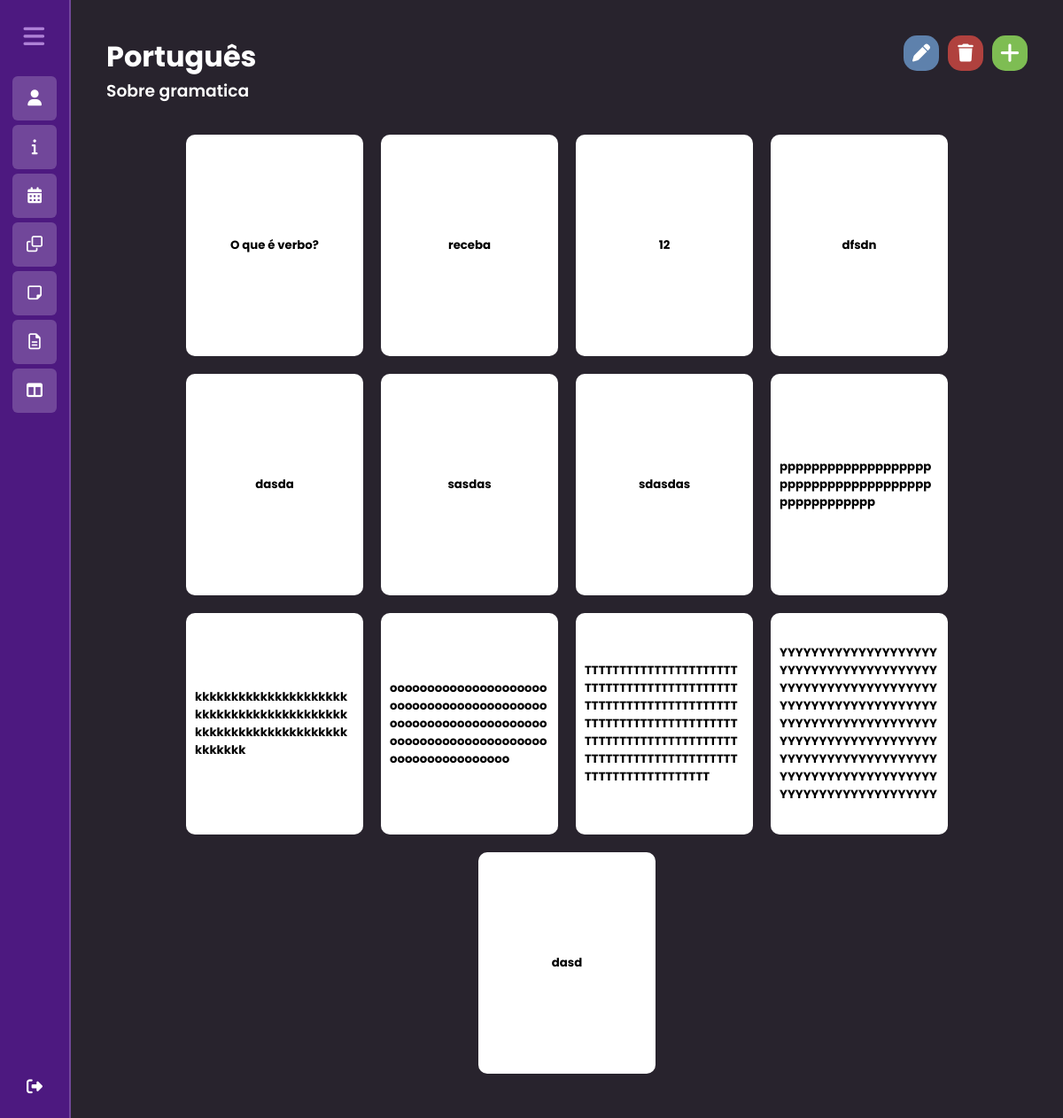
Screenshot of /accounts/flashcards_details/26/ (signed in) with the database file from the repository.
### dashboard/models.py (models this page shows, shortened)
class Deck (models.Model):
    nome = models.CharField(max_length=11)
    descricao = models.TextField(max_length=70)
    usuario = models.ForeignKey(User, on_delete=models.CASCADE)

class Flashcard(models.Model):
    deck = models.ForeignKey(Deck, on_delete=models.CASCADE)
    pergunta = models.TextField(max_length=150)
    resposta = models.TextField(max_length=150)

### dashboard/views.py (the view)
# urls.py: path('accounts/flashcards_details/<int:deck_id>/', views.flashcards_details, name='flashcards_details'),
@login_required
def flashcards_details(request, deck_id):
    deck = get_object_or_404(Deck, id=deck_id)
    flashcards = Flashcard.objects.filter(deck=deck)
    if request.method == 'POST':
        flashcards_form = FlashcardForm(request.POST)
        if flashcards_form.is_valid():
            flashcard = flashcards_form.save(commit=False)
            flashcard.deck = deck
            flashcard.save()
            return redirect('flashcards_details', deck_id=deck_id)
    else:
        flashcards_form = FlashcardForm()  # Formulário vazio para GET
    return render(
        request,
        'flashcards_details.html',
        {
            'deck': deck,
            'flashcards': flashcards,
            'flashcards_form': flashcards_form
        }
    )

### templates/flashcards_details.html (shortened to what this page needs)
{% extends "side_bar.html" %}
{% load static %}
{% block head %}
<link rel="stylesheet" href="{% static 'css/flashcards-details.css' %}">
{% endblock %}
{% block content %}
<div class="container">
    <div class="header">
        <div>
            <h1>{{ deck.nome }}</h1>
            <h3>{{ deck.descricao }}</h3>
        </div>
        <div class="btn-container">
            <div id="btnModalEditDeck" class="btn-edit">
                <i class="fas fa-pen"></i>
            </div>
            <div id="btnModalDeletDeck" class="btn-delet">
                <i class="fas fa-trash"></i>
            </div>
            <div id="btnModalForm" class="btn-newform">
                <i class="fas fa-plus"></i>
            </div>
        </div>
    </div>
    <br>
    <div class="container-flashcards">
        <div class="flashcards">
            {% if not flashcards %}
            <div style="display: flex; flex-direction: column; align-items: center; text-align: center;">
                <img src="{% static 'img/no-data.svg' %}" width="420" height="420" alt="mulher estudando">
                <h1 style="width: 80%; text-wrap: wrap;">Parece que ainda não tem nenhum flashcard nesse baralho</h1>
            </div>
            {% else %}
            {% for flashcard in flashcards %}
            <div class="flashcard">
                <div class="flipper">
                    <div class="front">
                        <h5>{{ flashcard.pergunta }}</h5>
                    </div>
                    <div class="back">
                        <div style="height: 100%; display: flex; align-items: center; justify-content: center;">
                            <h5>{{ flashcard.resposta }}</h5>
                        </div>
                        <div>
                            <div class="btn-edit btn-edit-flashcard" data-id="{{ flashcard.id }}"
                                data-pergunta="{{ flashcard.pergunta }}" data-resposta="{{ flashcard.resposta }}"
                                style="margin: 0px; float: left; width: 30px; height: 30px; border-radius: 5px; font-size: 17px;">
                            </div>
                            <div class="btn-delet btn-delet-flashcard" data-id="{{ flashcard.id }}"
                                style="margin: 0px; float: right; width: 30px; height: 30px; border-radius: 5px; font-size: 17px;">
                            </div>
                        </div>
                    </div>
                </div>
            </div>
            {% endfor %}
            {% endif %}
        </div>
    </div>
</div>
{% endblock %}

### static/css/flashcards-details.css (style rules this page uses)
.container { padding: 20px; color: #fff; width: 100%; border-radius: 5px; align-items: center; }
.header { display: flex; justify-content: space-between; align-items: flex-start; width: 100%; }
.container-flashcards { width: 100%; display: flex; align-items: center; justify-content: center; flex-wrap: wrap; }
.flashcard { margin: 10px; width: 200px; color: #000; height: 250px; perspective: 1000px; }
.flashcards { display: flex; justify-content: center; align-items: center; flex-wrap: wrap; }
.flipper { position: relative; width: 100%; height: 100%; transition: transform 1.5s; transform-style: preserve-3d; }
.front, .back { z-index: 1; padding: 10px; border-radius: 10px; background-color: #fff; position: absolute; display: flex; justify-content: center; align-items: center; word-break: break-word; width: 100%; height: 100%; backface-visibility: hidden; }
.front { transform: rotateY(0deg); }
.back { transform: rotateY(180deg); display: flex; justify-content: space-between; flex-direction: column; align-items: stretch; }
h3 { font-weight: 600; }
.btn-container { display: flex; float: right; }
.btn-newform { height: 40px; width: 40px; margin-left: 10px; display: flex; justify-content: center; align-items: center; background-color: #7ebd53; color: #fff; border-radius: 15px; cursor: pointer; font-size: 25px; }
.btn-edit { height: 40px; width: 40px; margin-left: 10px; display: flex; justify-content: center; align-items: center; background-color: #5e81ac; color: #fff; border-radius: 15px; cursor: pointer; font-size: 20px; }
.btn-delet { height: 40px; width: 40px; margin-left: 10px; display: flex; justify-content: center; align-items: center; background-color: #b0413e; color: #fff; border-radius: 15px; cursor: pointer; font-size: 20px; }

### static/css/sidebar.css (style rules this page uses)
* { margin: 0; padding: 0; font-family: 'Poppins', sans-serif; box-sizing: border-box; }
body { background: #28232d; }

### rows the page displays
Deck: nome "Português", descricao "Sobre gramatica"
Flashcard: pergunta "O que é verbo?"
Flashcard: pergunta "receba"
Flashcard: pergunta "12"
Flashcard: pergunta "dfsdn"
Flashcard: pergunta "dasda"
Flashcard: pergunta "sasdas"
Flashcard: pergunta "sdasdas"
Flashcard: pergunta "pppppppppppppppppppppppppppppppppppppppppppppppppp"
Flashcard: pergunta "kkkkkkkkkkkkkkkkkkkkkkkkkkkkkkkkkkkkkkkkkkkkkkkkkkkkkkkkkkkkkkkkkkkkkk"
Flashcard: pergunta "oooooooooooooooooooooooooooooooooooooooooooooooooooooooooooooooooooooooooooooooooooooooooooooooooooo"
Flashcard: pergunta "TTTTTTTTTTTTTTTTTTTTTTTTTTTTTTTTTTTTTTTTTTTTTTTTTTTTTTTTTTTTTTTTTTTTTTTTTTTTTTTTTTTTTTTTTTTTTTTTTTTTTTTTTTTTTTTTTTTTTTTTTTTTTTTTTTTTTTTTTTTTTTTTTTTTTT"
Flashcard: pergunta "YYYYYYYYYYYYYYYYYYYYYYYYYYYYYYYYYYYYYYYYYYYYYYYYYYYYYYYYYYYYYYYYYYYYYYYYYYYYYYYYYYYYYYYYYYYYYYYYYYYYYYYYYYYYYYYYYYYYYYYYYYYYYYYYYYYYYYYYYYYYYYYYYYYYYYYYYYYYYYYYYYYYYYYYYYYYYYYYYYYY"
Flashcard: pergunta "dasd"
